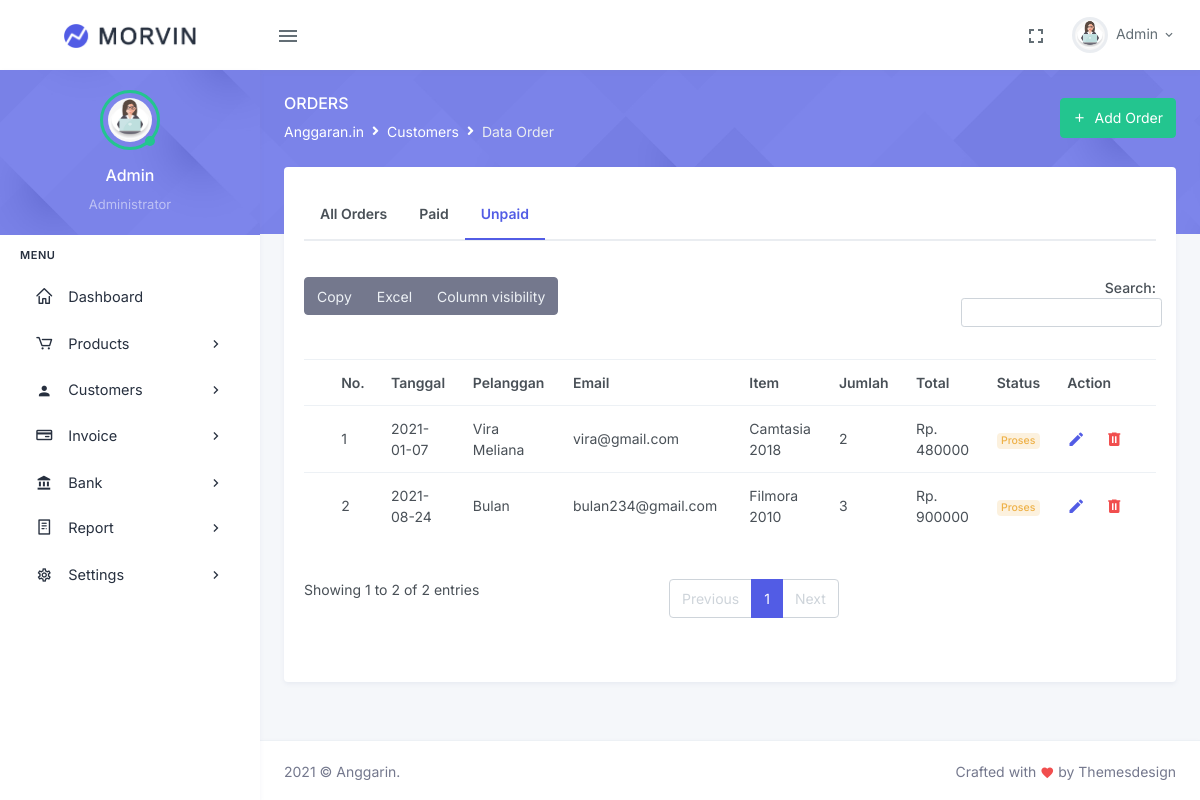
Page /index.php/order/unpaidOrder on the committed database.
### tables this page shows
CREATE TABLE IF NOT EXISTS `orders` (
  `id_order` int(50) NOT NULL AUTO_INCREMENT,
  `id_customer` int(11) NOT NULL,
  `id_produk` int(11) NOT NULL,
  `tanggal_order` date NOT NULL,
  `jumlah_order` int(11) NOT NULL,
  `status_order` varchar(50) NOT NULL,
  PRIMARY KEY (`id_order`),
  KEY `FK_CustOrder` (`id_customer`),
  KEY `orders_ibfk_1` (`id_produk`)
);

CREATE TABLE IF NOT EXISTS `customer` (
  `id_customer` int(11) NOT NULL AUTO_INCREMENT,
  `nama_customer` varchar(100) NOT NULL,
  `email_customer` varchar(50) NOT NULL,
  `telp_customer` varchar(50) NOT NULL,
  `keterangan_order` varchar(50) NOT NULL,
  `tanggal_bergabung` date NOT NULL,
  PRIMARY KEY (`id_customer`)
);

CREATE TABLE IF NOT EXISTS `produk` (
  `id_produk` int(11) NOT NULL AUTO_INCREMENT,
  `supplier` varchar(150) NOT NULL,
  `kategori` varchar(150) NOT NULL,
  `nama_produk` varchar(100) NOT NULL,
  `harga_beli` int(11) NOT NULL,
  `harga_jual` int(11) NOT NULL,
  `jumlah_produk` int(11) NOT NULL,
  `deskripsi_produk` text NOT NULL,
  `status_produk` varchar(255) NOT NULL,
  `gambar_produk` varchar(255) DEFAULT NULL,
  PRIMARY KEY (`id_produk`)
);

### application/controllers/order.php (called while the page is built, shortened)
<?php
class order extends CI_Controller {
    public function __construct(){
        $this->load->helper('url');
        $this->load->model('order_model');
        $this->load->library('form_validation');
    }
    public function unpaidOrder(){
        $data['title']='Data Order';
        $data['unpaid_order'] = $this->order_model->getUnpaidOrder();
        $this->load->view('template/header', $data);
        $this->load->view('order/unpaidOrder');
        $this->load->view('template/footer');
    }
}
?>

### index.php (called while the page is built, shortened)
<?php
require_once BASEPATH.'core/CodeIgniter.php';

### application/models/order_model.php (called while the page is built, shortened)
<?php
class order_model extends CI_Model{
    public function getUnpaidOrder(){
        $sql = "SELECT id_order, p.nama_produk, c.nama_customer, c.email_customer, tanggal_order, jumlah_order, (p.harga_jual * jumlah_order) as total_order, status_order FROM orders AS O JOIN customer AS C ON o.id_customer=c.id_customer JOIN produk as p ON o.id_produk=p.id_produk  WHERE status_order='Proses'";
        $result = $this->db->query($sql);
        return $result->result_array();
    }
}
?>

### application/views/order/unpaidOrder.php (the view)
<div class="main-content">
    <div class="page-content">
        <div class="page-title-box">
            <div class="container-fluid">
                <div class="row align-items-center">
                    <div class="col-sm-6">
                        <div class="page-title">
                            <h4>Orders</h4>
                                <ol class="breadcrumb m-0">
                                    <li class="breadcrumb-item"><a href="javascript: void(0);">Anggaran.in</a></li>
                                    <li class="breadcrumb-item"><a href="javascript: void(0);">Customers</a></li>
                                    <li class="breadcrumb-item active">Data Order</li>
                                </ol>
                        </div>
                    </div>
                    <div class="col-sm-6">
                    <div class="float-end d-none d-sm-block">
                        <a href="<?= base_url();?>addorder" class="btn btn-success"><i class="mdi mdi-plus me-2"></i>Add Order</a>
                    </div>
                    </div>
                </div>
            </div>
        </div>
        <div class="container-fluid">
            <div class="page-content-wrapper">
                <div class="row">
                    <div class="col-lg-12">
                        <div class="card">
                            <div class="card-body">
                                <ul class="nav nav-tabs nav-tabs-custom mb-4">
                                    <li class="nav-item">
                                        <a class="nav-link fw-bold p-3 " href="<?php echo base_url('')?>order">All Orders</a>
                                    </li>
                                    <li class="nav-item">
                                        <a class="nav-link p-3 fw-bold" href="<?php echo base_url('')?>paidOrder">Paid</a>
                                    </li>
                                    <li class="nav-item">
                                        <a class="nav-link p-3 fw-bold active" href="<?php echo base_url('')?>unpaidOrder">Unpaid</a>
                                    </li>
                                </ul>
                                <div class="table mt-3 tab-content">
                                    <table id="datatable-buttons" class="table table-centered datatable dt-responsive nowrap " style="border-collapse: collapse; border-spacing: 0; width: 100%;">
                                        <thead class="thead-light">
                                            <tr>
                                                <th></th>
                                                <th>No.</th>
                                                <th>Tanggal</th>
                                                <th>Pelanggan</th>
                                                <th>Email</th>
                                                <th>Item</th>
                                                <th>Jumlah</th>
                                                <th>Total</th>
                                                <th>Status</th>
                                                <th style="width: 120px;">Action</th>
                                            </tr>
                                        </thead>
                                        <tbody>
                                            <?php $no=1;
                                            foreach($unpaid_order as $orders): ?>
                                            <tr>
                                                <td></td>
                                                <td><?= $no++?></td>
                                                <td><?= $orders['tanggal_order'];?></td>
                                                <td><?= $orders['nama_customer'];?></td>
                                                <td><?= $orders['email_customer'];?></td>
                                                <td><?= $orders['nama_produk'];?></td>
                                                <td><?= $orders['jumlah_order'];?></td>
                                                <td>Rp. <?= $orders['total_order'];?></td>
                                                <td>
                                                    <div class=" badge badge-soft-warning"><?= $orders['status_order'];?></div>
                                                </td>
                                                <td id="tooltip-container1">
                                                <a href="<?php echo base_url('order/edit') ?>/<?php echo $orders['id_order'] ?>" class="me-3 text-primary" data-bs-container="#tooltip-container0" data-bs-toggle="tooltip" data-bs-placement="top" title="Edit"><i class="mdi mdi-pencil font-size-18"></i> </a>
                                                    <a href="<?php echo base_url('order/hapus') ?>/<?php echo $orders['id_order'] ?>" class="text-danger" data-bs-container="#tooltip-container0" data-bs-toggle="tooltip" data-bs-placement="top" title="Delete"><i class="mdi mdi-trash-can font-size-18"></i></a>
                                                </td>
                                            </tr>
                                            <?php endforeach; ?>
                                        </tbody>
                                    </table>
                                </div>
                            </div>
                        </div>
                    </div>
                </div>
            </div>
        </div>
    </div>

### rows in the picture
orders: tanggal_order "2021-01-07", id_customer.nama_customer "Vira Meliana", id_customer.email_customer "vira@gmail.com", id_produk.nama_produk "Camtasia 2018", jumlah_order "2", total_order "480000", status_order "Proses"
orders: tanggal_order "2021-08-24", id_customer.nama_customer "Bulan", id_customer.email_customer "bulan234@gmail.com", id_produk.nama_produk "Filmora 2010", jumlah_order "3", total_order "900000", status_order "Proses"
